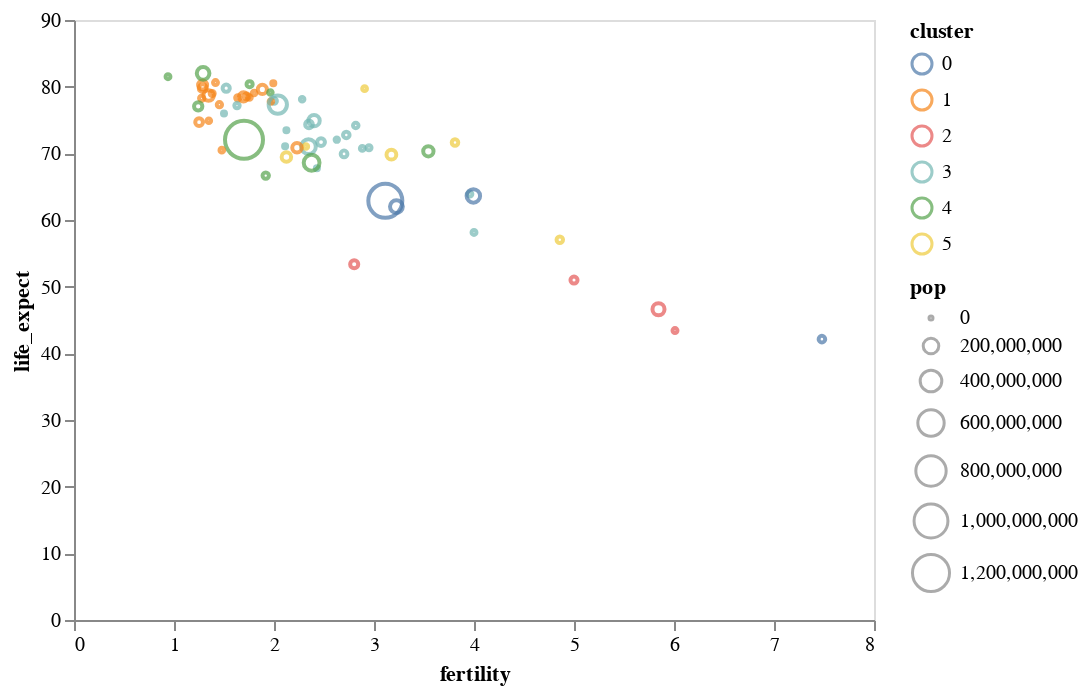

Notebook source saved alongside this figure:
### Markdown cell above
The first customization we'll do is to remove the gridlines from the chart. This is done setting the `grid` property to `False` within the `axis` argument for both the `x` and `y` encodings, providing a way to customize how the axis is displayed.

Learn more information about [`altair.Axis`](https://altair-viz.github.io/user_guide/generated/core/altair.Axis.html#altair.Axis) and [altair.X](https://altair-viz.github.io/user_guide/generated/channels/altair.X.html).

### Code cell
alt.Chart(data_2000).mark_point().encode(
    x = alt.X('fertility:Q', axis = alt.Axis(grid = False)),
    y = alt.Y('life_expect:Q', axis = alt.Axis(grid = False)),
    color = 'cluster:N',
    size = 'pop:Q'
)

### Figure 1 — Vega-Lite specification as saved in the notebook (floating-point values rounded to 4 significant figures)
{"config": {"view": {"continuousWidth": 400, "continuousHeight": 300}}, "data": {"name": "data-fdeb0b749a6385830bd1445d39ad6ea0"}, "mark": "point", "encoding": {"color": {"field": "cluster", "type": "nominal"}, "size": {"field": "pop", "type": "quantitative"}, "x": {"axis": {"grid": false}, "field": "fertility", "type": "quantitative"}, "y": {"axis": {"grid": false}, "field": "life_expect", "type": "quantitative"}}, "$schema": "https://vega.github.io/schema/vega-lite/v4.17.0.json", "datasets": {"data-fdeb0b749a6385830bd1445d39ad6ea0": [{"year": 2000, "country": "Afghanistan", "cluster": 0, "pop": 23898198, "life_expect": 42.13, "fertility": 7.479}, {"year": 2000, "country": "Argentina", "cluster": 3, "pop": 37497728, "life_expect": 74.34, "fertility": 2.35}, {"year": 2000, "country": "Aruba", "cluster": 3, "pop": 69539, "life_expect": 73.45, "fertility": 2.124}, {"year": 2000, "country": "Australia", "cluster": 4, "pop": 19164620, "life_expect": 80.37, "fertility": 1.756}, {"year": 2000, "country": "Austria", "cluster": 1, "pop": 8113413, "life_expect": 78.98, "fertility": 1.382}, {"year": 2000, "country": "Bahamas", "cluster": 3, "pop": 290075, "life_expect": 71.07, "fertility": 2.111}, {"year": 2000, "country": "Bangladesh", "cluster": 0, "pop": 130406594, "life_expect": 62.01, "fertility": 3.224}, {"year": 2000, "country": "Barbados", "cluster": 3, "pop": 273483, "life_expect": 75.97, "fertility": 1.5}, {"year": 2000, "country": "Belgium", "cluster": 1, "pop": 10263618, "life_expect": 78.32, "fertility": 1.638}, {"year": 2000, "country": "Bolivia", "cluster": 3, "pop": 8152620, "life_expect": 63.88, "fertility": 3.958}, {"year": 2000, "country": "Brazil", "cluster": 3, "pop": 175552771, "life_expect": 71.01, "fertility": 2.345}, {"year": 2000, "country": "Canada", "cluster": 3, "pop": 31278097, "life_expect": 79.77, "fertility": 1.522}, {"year": 2000, "country": "Chile", "cluster": 3, "pop": 15153450, "life_expect": 77.86, "fertility": 2.0}, {"year": 2000, "country": "China", "cluster": 4, "pop": 1262645000, "life_expect": 72.03, "fertility": 1.7}, {"year": 2000, "country": "Colombia", "cluster": 3, "pop": 39685655, "life_expect": 71.68, "fertility": 2.47}, {"year": 2000, "country": "Costa Rica", "cluster": 3, "pop": 3710558, "life_expect": 78.12, "fertility": 2.281}, {"year": 2000, "country": "Croatia", "cluster": 1, "pop": 4410830, "life_expect": 74.88, "fertility": 1.348}, {"year": 2000, "country": "Cuba", "cluster": 3, "pop": 11134273, "life_expect": 77.16, "fertility": 1.63}, {"year": 2000, "country": "Dominican Republic", "cluster": 3, "pop": 8385828, "life_expect": 70.85, "fertility": 2.95}, {"year": 2000, "country": "Ecuador", "cluster": 3, "pop": 12505204, "life_expect": 74.17, "fertility": 2.817}, {"year": 2000, "country": "Egypt", "cluster": 5, "pop": 70492342, "life_expect": 69.81, "fertility": 3.174}, {"year": 2000, "country": "El Salvador", "cluster": 3, "pop": 6122515, "life_expect": 70.73, "fertility": 2.883}, {"year": 2000, "country": "Finland", "cluster": 1, "pop": 5168595, "life_expect": 78.37, "fertility": 1.754}, {"year": 2000, "country": "France", "cluster": 1, "pop": 59381628, "life_expect": 79.59, "fertility": 1.883}, {"year": 2000, "country": "Georgia", "cluster": 1, "pop": 4777209, "life_expect": 70.48, "fertility": 1.478}, {"year": 2000, "country": "Germany", "cluster": 1, "pop": 82187909, "life_expect": 78.67, "fertility": 1.346}, {"year": 2000, "country": "Greece", "cluster": 1, "pop": 10559110, "life_expect": 78.26, "fertility": 1.277}, {"year": 2000, "country": "Grenada", "cluster": 3, "pop": 89312, "life_expect": 67.75, "fertility": 2.429}, {"year": 2000, "country": "Haiti", "cluster": 3, "pop": 7306302, "life_expect": 58.14, "fertility": 4.0}, {"year": 2000, "country": "Hong Kong", "cluster": 4, "pop": 6658720, "life_expect": 81.5, "fertility": 0.94}, {"year": 2000, "country": "Iceland", "cluster": 1, "pop": 281043, "life_expect": 80.5, "fertility": 1.993}, {"year": 2000, "country": "India", "cluster": 0, "pop": 1007702000, "life_expect": 62.88, "fertility": 3.113}, {"year": 2000, "country": "Indonesia", "cluster": 4, "pop": 206265000, "life_expect": 68.59, "fertility": 2.376}, {"year": 2000, "country": "Iran", "cluster": 5, "pop": 65660289, "life_expect": 69.45, "fertility": 2.124}, {"year": 2000, "country": "Iraq", "cluster": 5, "pop": 22675617, "life_expect": 57.05, "fertility": 4.858}, {"year": 2000, "country": "Ireland", "cluster": 1, "pop": 3791690, "life_expect": 77.78, "fertility": 1.969}, {"year": 2000, "country": "Israel", "cluster": 5, "pop": 5842454, "life_expect": 79.7, "fertility": 2.906}, {"year": 2000, "country": "Italy", "cluster": 1, "pop": 57719337, "life_expect": 80.24, "fertility": 1.286}, {"year": 2000, "country": "Jamaica", "cluster": 3, "pop": 2615467, "life_expect": 72.05, "fertility": 2.628}, {"year": 2000, "country": "Japan", "cluster": 4, "pop": 126699784, "life_expect": 82.0, "fertility": 1.291}, {"year": 2000, "country": "Kenya", "cluster": 2, "pop": 29985839, "life_expect": 50.99, "fertility": 5.0}, {"year": 2000, "country": "South Korea", "cluster": 4, "pop": 21647682, "life_expect": 66.66, "fertility": 1.917}, {"year": 2000, "country": "North Korea", "cluster": 4, "pop": 47351083, "life_expect": 77.05, "fertility": 1.242}, {"year": 2000, "country": "Lebanon", "cluster": 5, "pop": 3578036, "life_expect": 71.03, "fertility": 2.319}, {"year": 2000, "country": "Mexico", "cluster": 3, "pop": 99926620, "life_expect": 74.9, "fertility": 2.401}, {"year": 2000, "country": "Netherlands", "cluster": 1, "pop": 15907853, "life_expect": 78.53, "fertility": 1.726}, {"year": 2000, "country": "New Zealand", "cluster": 4, "pop": 3819762, "life_expect": 79.11, "fertility": 1.964}, {"year": 2000, "country": "Nigeria", "cluster": 2, "pop": 114306700, "life_expect": 46.61, "fertility": 5.845}, {"year": 2000, "country": "Norway", "cluster": 1, "pop": 4492400, "life_expect": 79.05, "fertility": 1.801}, {"year": 2000, "country": "Pakistan", "cluster": 0, "pop": 146342958, "life_expect": 63.61, "fertility": 3.994}, {"year": 2000, "country": "Peru", "cluster": 3, "pop": 25979722, "life_expect": 69.91, "fertility": 2.7}, {"year": 2000, "country": "Philippines", "cluster": 4, "pop": 79739825, "life_expect": 70.3, "fertility": 3.544}, {"year": 2000, "country": "Poland", "cluster": 1, "pop": 38654164, "life_expect": 74.67, "fertility": 1.251}, {"year": 2000, "country": "Portugal", "cluster": 1, "pop": 10335597, "life_expect": 77.29, "fertility": 1.454}, {"year": 2000, "country": "Rwanda", "cluster": 2, "pop": 7507056, "life_expect": 43.41, "fertility": 6.01}, {"year": 2000, "country": "Saudi Arabia", "cluster": 5, "pop": 23153090, "life_expect": 71.63, "fertility": 3.81}, {"year": 2000, "country": "South Africa", "cluster": 2, "pop": 44066197, "life_expect": 53.37, "fertility": 2.802}, {"year": 2000, "country": "Spain", "cluster": 1, "pop": 40016081, "life_expect": 79.78, "fertility": 1.287}, {"year": 2000, "country": "Switzerland", "cluster": 1, "pop": 7266920, "life_expect": 80.62, "fertility": 1.415}, {"year": 2000, "country": "Turkey", "cluster": 1, "pop": 65666677, "life_expect": 70.84, "fertility": 2.23}, {"year": 2000, "country": "United Kingdom", "cluster": 1, "pop": 59522468, "life_expect": 78.47, "fertility": 1.695}, {"year": 2000, "country": "United States", "cluster": 3, "pop": 282338631, "life_expect": 77.31, "fertility": 2.038}, {"year": 2000, "country": "Venezuela", "cluster": 3, "pop": 23542649, "life_expect": 72.77, "fertility": 2.723}]}}
